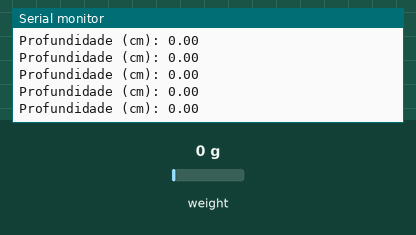
This sketch was run on a simulated Arduino Uno, built with avr-gcc and run on an emulated ATmega328P. Shown: the last lines printed to the serial monitor. Inputs (shaded band) come from the test bench; at power-on: weight on the scale 0 g.

Above: at 1.8 s.
1.9 s: weight on the scale set to 100 g
At 1.91 s:
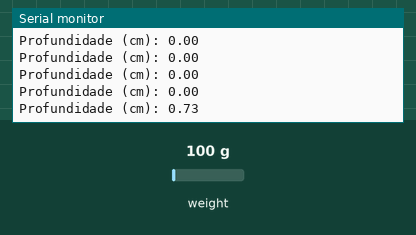
3.4 s: weight on the scale set to 1250 g
At 3.42 s:
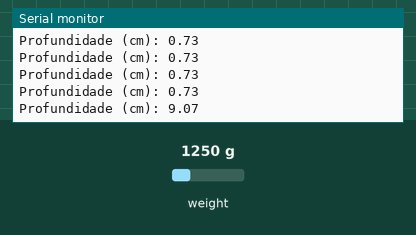
Timing chart, 0 to 6.4 s (numbered marks = the images above; inputs shaded):
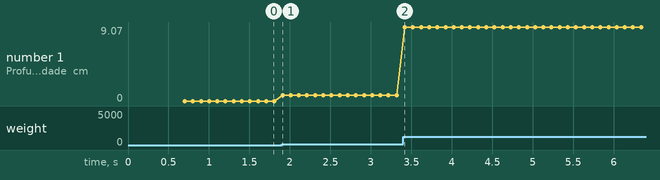

The sketch:

sensor.ino
```cpp
#include <Q2HX711.h>

const byte OUT_pin = 12;
const byte SCK_pin = 11;

// Configuração do sensor
Q2HX711 sensor_pressao(OUT_pin, SCK_pin);

// Variáveis globais
long leitura_sensorinicio = 0; // Variável global para armazenar a leitura inicial
unsigned long tempo = 0;
unsigned long tempofinal = 0;

long leitura_sensoratual = 0;
float profundidade = 0;

// Leitura do sensor
long lerSensor() {
  long leitura = sensor_pressao.read();
  leitura -= 8388607; // Subtração do valor do offset para normalizar
  return leitura;
}

// Função para estabilizar a leitura do sensor


// Função para conversão da leitura em profundidade
float conversorsensor(long leitura_sensorinicio, long leitura_sensoratual) {
  float leitura_relativa = (float)(leitura_sensoratual - leitura_sensorinicio) / 419430.35;
  float leitura_profundidade = leitura_relativa * 7.246; // Multiplicação pelo fator de calibração
  return leitura_profundidade;
}

void setup() {
  Serial.begin(9600);
  delay(500);

  leitura_sensorinicio = lerSensor(); // Captura o valor inicial para compensação
}

void loop()
{
  tempo = millis();

  if((tempo-tempofinal) >= 100)
  {
    leitura_sensoratual = lerSensor();
    profundidade = conversorsensor(leitura_sensorinicio, leitura_sensoratual); // Chama a função de conversão
    tempofinal = tempo;
  }

  Serial.print("Profundidade (cm): ");
  Serial.println(profundidade); // Exibe o valor da profundidade no Serial Monitor
}
```

Measured:
- after the input at 1.9 s, the serial monitor: prints a new line at once (image 1)
- after the input at 3.4 s, the serial monitor: prints a new line at once (image 2)
- plotted number 1: 0 → 0.73 after the input at 1.9 s, 0.73 → 9.07 after the input at 3.4 s
